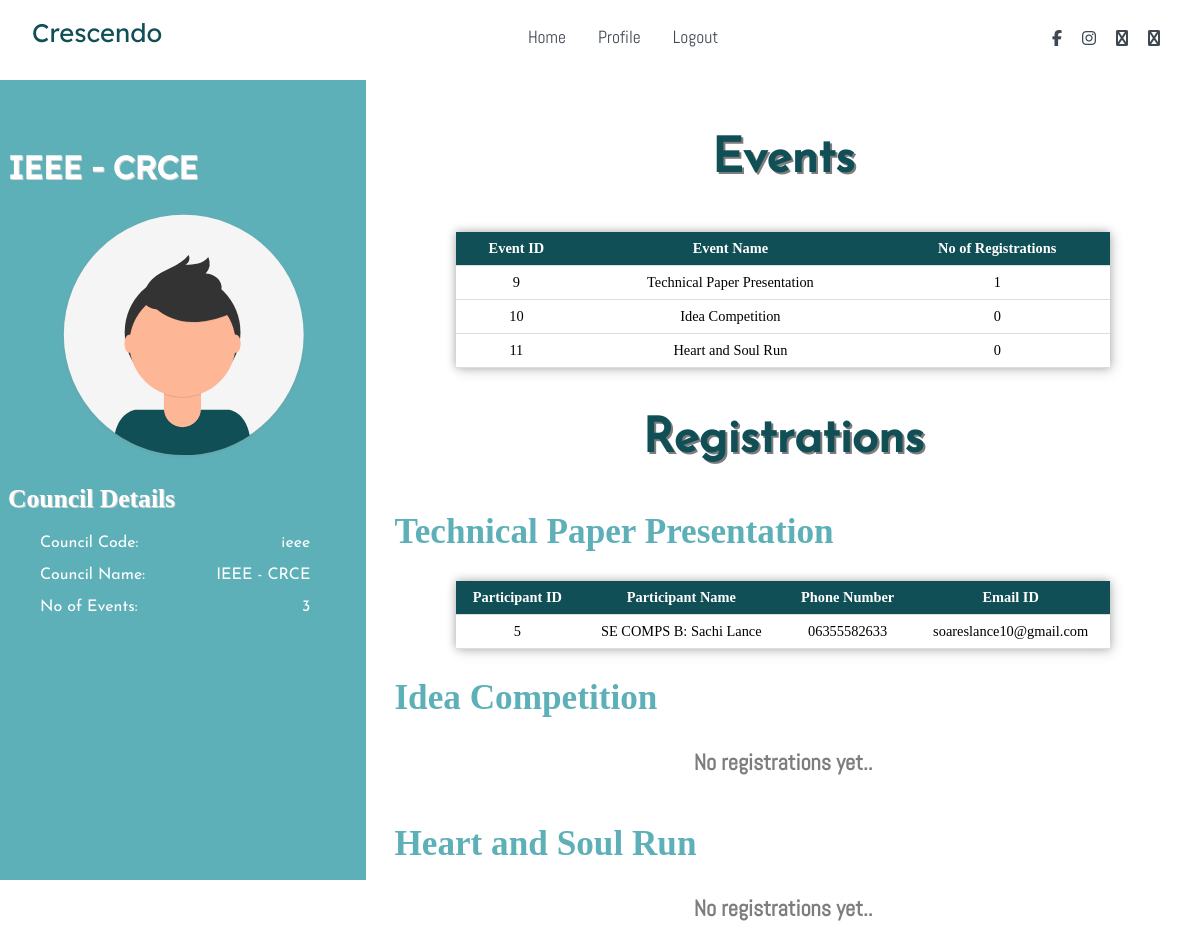
Page /profile/ieee (signed in) on the committed database.
### webapp/models.py (models this page shows, shortened)
class Council(models.Model):
    council_id = models.AutoField(primary_key=True)
    username = models.CharField(max_length = 100)
    name = models.CharField(max_length=100)
    groups = models.CharField(default='council', max_length=100)

class Event(models.Model):
    event_id = models.AutoField(primary_key=True)
    name = models.CharField(max_length = 100)
    desc = models.TextField()
    council_id = models.IntegerField()
    img = models.CharField(max_length = 100, default = "static/webapp/assets/images/profile.svg")
    total_reg = models.IntegerField()
    team = models.IntegerField(default=0)
    class_cap = models.IntegerField(default=100)

class Registration(models.Model):
    p_id = models.IntegerField()
    p_name = models.CharField(max_length=100)
    event_id = models.IntegerField()
    council_id = models.IntegerField()
    phone = models.CharField(max_length=64)
    email = models.CharField(max_length=100)

### webapp/views.py (the view)
# urls.py: path('profile/<username>', views.profile, name="profile")
@login_required(login_url='login')
def profile(request, username):
    council=Council.objects.get(username=username)
    all_parti = {}
    event=Event.objects.all().filter(council_id=council.council_id)
    for eve in event:
        all_parti[eve] = Registration.objects.filter(event_id=eve.event_id)
    return render(request, "webapp/profile.html", {"council": council,"event": event, "all_parti": all_parti,"top_message": f"Welcome, {council.name}", "title": "Council Profile"})

### webapp/templates/webapp/profile.html
{% extends "WebApp/layout.html" %}
{% load static %}
{% block main %}
<div class="profile">
    <section class="pro-left">
        <article class="pro-side-bar-item">
            <h2 class="parti-name">{{council.name}}</h2>
        </article>
        <article class="pro-side-bar-item">
            <center><img src="{% static 'webapp/assets/images/profile.svg' %}" class="profile-image" alt="Profile Image"></center>
        </article>
        <article class="pro-side-bar-item">
            <h2 class="det-head">Council Details</h2>
            <div>
                <p class="dets"><span class="det-h">Council Code:</span><span class=det>{{council.username}}</span></p>
                <p class="dets"><span class="det-h">Council Name:</span><span class=det>{{council.name}}</span></p>
                <p class="dets"><span class="det-h">No of Events:</span><span class=det>{{event.count}}</span></p>
            </div>
            </article>
    </section>
    <section class="pro-right">
        <article class="post">
            <h1 class="profile-title">Events</h1>
            <table class="profile-table">
                <tr id="table-head">
                    <th>Event ID</th>
                    <th>Event Name</th>
                    <th>No of Registrations</th>
                </tr>
                {% for eve in event %}
                <tr>
                    <td>{{eve.event_id}}</td>
                    <td>{{eve.name}}</td>
                    <td>{{eve.total_reg}}</td>
                </tr>
                {% endfor %}
            </table>
        </article>
        <article class="post">
            <h1 class="profile-title">Registrations</h1>
            {% for eve, parti in all_parti.items %}
            <table class="profile-table">
                <h2 class="event-title">{{eve.name}}</h2>
                {% if parti.count == 0 %}
                    <h2 class="no-reg">No registrations yet..</h2>
                {% else %}
                    <tr id="table-head">
                        <th>Participant ID</th>
                        <th>Participant Name</th>
                        <th>Phone Number</th>
                        <th>Email ID</th>
                    </tr>
                    {% for par in parti%}
                        <tr>
                            <td>{{par.p_id}}</td>
                            <td>{{par.p_name}}</td>
                            <td>{{par.phone}}</td>
                            <td>{{par.email}}</td>
                        </tr>
                    {% endfor %}
                {% endif %}
            </table>
            {% endfor %}
            <p> </p><br>
            <p> </p><br>
            <p> </p><br>
        </article>
    </section>
</div>
{% endblock %}

### webapp/static/webapp/css/style.css (style rules this page uses)
html body { margin: 0; box-sizing:border-box; overflow-x: hidden; }
:root { --Abel: 'Abel', cursive; --Anton: 'Anton', cursive; --Josefin: 'Josefin', cursive; --Lexend: 'Lexend', cursive; --Livic: 'Livvic', cursive; --text-grey: #3f4954; --text-light: #686666da; --bg-color: #0f0f0f; --white: #ffffff; --midnight: #104f55; --sky: linear-gradient(120deg, #a1c4fd 0%, #c2e9fb 100%); --grass: linear-gradient(-45deg, #07656e 0%, #5eb0b8 100%); }
.profile { display: flex; height: 100vh; font-family: var(--Josefin); }
.pro-left { width: 30%; padding: 0.5rem 0.5rem; background-color:#5eb0b8; }
.pro-right { width: 70%; padding: 0.5rem 0.5rem; }
.parti-name { padding-top: 2rem; font-family: var(--Lexend); font-size: 2rem; color: var(--white); text-shadow: 1px 1px lightgray; }
.profile-image { width: 70%; }
.det-head { font-family: var(--Livic); font-size: 1.6rem; font-weight: 600; color: var(--white); text-shadow: 1px 1px lightgray; }
.det-h { margin-left: 2rem; color: var(--white); font-size: 1rem; }
.det { float: right; margin-right: 3rem; color: var(--white); font-size: 1rem; }
.profile-title { font-size: 3rem; font-family: var(--Josefin); text-align: center; color: var(--midnight); text-shadow: 2px 2px var(--text-light); }
.event-title { font-size: 2.2rem; font-family: var(--Livic); margin-left: 20px; color: #5eb0b8; text-shadow:5eb0b8 2px 2px lightgray; }
.no-reg { text-align: center; font-size: 1.4rem; font-family: var(--Abel); color: var(--text-light); }
.profile-table { align-self: center; margin: 0 auto; border-collapse: collapse; width: 80%; border-bottom: 1px solid var(--midnight); box-shadow: 2px 2px 12px rgba(0, 0, 0, 0.2), -1px -1px 8px rgba(0, 0, 0, 0.2); }
.profile-table tr { font-size: 0.9rem; font-family: var(--Livic); transition: all 0.2s ease-in-out; }
.profile-table th,td { padding: 8px; text-align: center; border-bottom: 1px solid #ddd; }
#table-head { background-color: var(--midnight); color: var(--white); }

### rows in the picture
Council: name "IEEE - CRCE", username "ieee"
Event: event_id "9", name "Technical Paper Presentation", total_reg "1"
Event: event_id "10", name "Idea Competition", total_reg "0", shows "No registrations yet.."
Event: event_id "11", name "Heart and Soul Run", total_reg "0", shows "No registrations yet.."
Registration: p_id "5", p_name "SE COMPS B: Sachi Lance", phone "06355582633", email "soareslance10@gmail.com"

### other values in the picture
{{ event.count }} "3"
